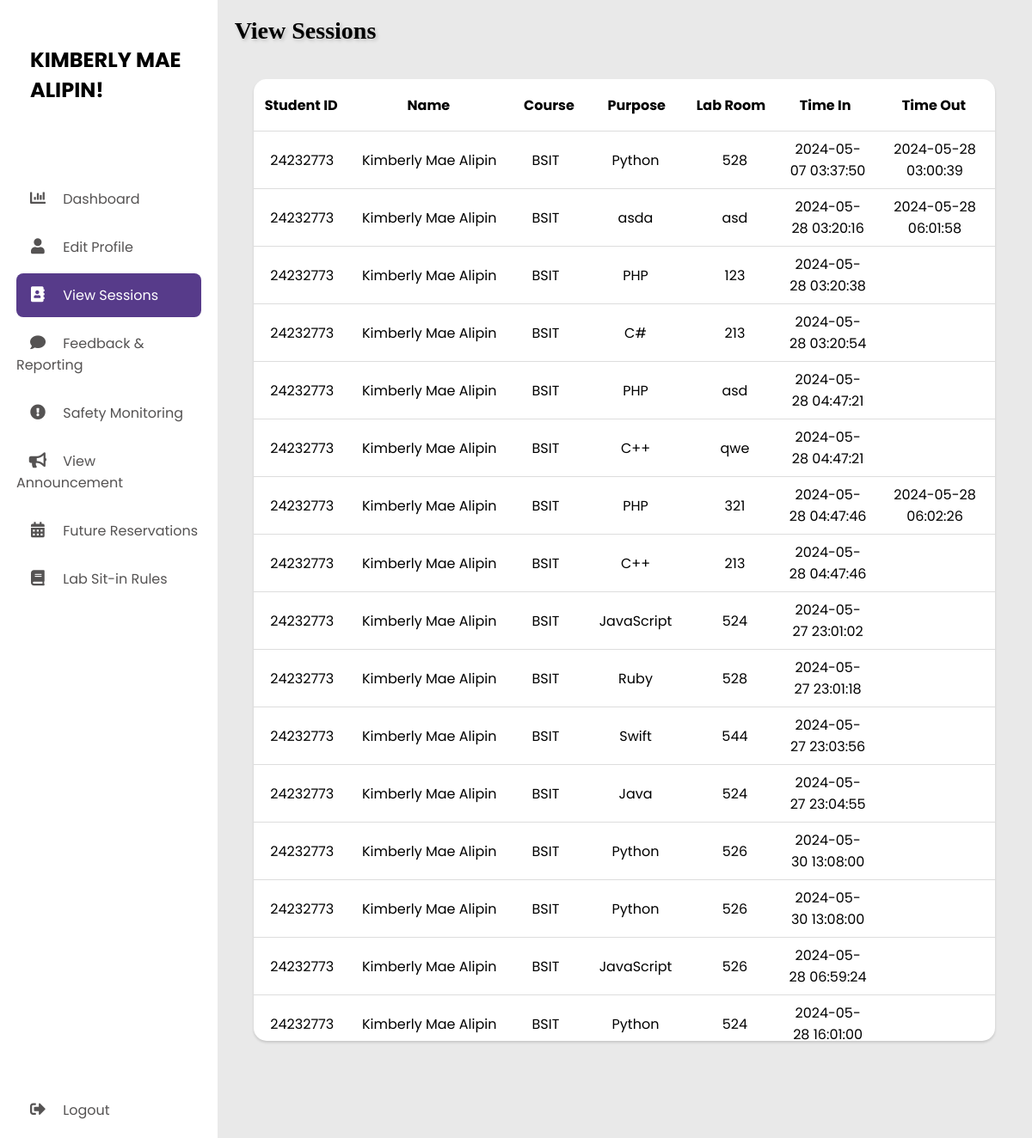
Page /s_view_sessions.php (signed in) on the committed database.
### tables this page shows
CREATE TABLE `records` (
  `r_id` int(11) NOT NULL,
  `s_idno` int(11) NOT NULL,
  `r_purpose` varchar(50) NOT NULL,
  `r_labroom` varchar(3) NOT NULL,
  `time_in` datetime NOT NULL DEFAULT current_timestamp(),
  `time_out` datetime DEFAULT NULL
);

CREATE TABLE `student` (
  `s_id` int(11) NOT NULL,
  `s_idno` int(8) NOT NULL,
  `s_name` varchar(25) DEFAULT NULL,
  `s_course` varchar(250) DEFAULT NULL,
  `s_email` varchar(250) DEFAULT NULL,
  `s_age` int(11) DEFAULT NULL,
  `s_address` varchar(255) DEFAULT NULL,
  `s_gender` varchar(50) DEFAULT NULL,
  `s_pass` varchar(15) DEFAULT NULL,
  `session` int(11) NOT NULL DEFAULT 30
);

### s_view_sessions.php (the view, shortened to what this page needs)
<?php
include("database.php");
if(isset($_SESSION['user_id'])) {
    $user_idno = $_SESSION['user_idno'];
    $user_name = $_SESSION['user_name'];
} else {
    header("Location: index.php");
    exit;
}
?>
<!DOCTYPE html>
<html lang="en">
<head>
  <link rel="stylesheet" href="style/style.css"/>
  <link rel="stylesheet" href="https://cdnjs.cloudflare.com/ajax/libs/font-awesome/5.15.4/css/all.min.css" />
  <link rel="stylesheet" href="https://cdnjs.cloudflare.com/ajax/libs/font-awesome/5.15.4/css/all.min.css" />
</head>
<body onload="showContent('dashboard')">
    <div class="container">
        <nav>
            <div class="navbar">
                <div class="logo">
                    <h1><?php echo $user_name ?? 'undefined'; ?>!</h1>
                </div>
                <ul class="nav-class">
                    <li class="inactive-tab">
                        <a href="s_dashboard.php">
                            <i class="fas fa-chart-bar"></i>
                            <span class="nav-item">Dashboard</span>
                        </a>
                    </li>
                    <li class="inactive-tab">
                        <a href="s_edit_profile.php">
                            <i class="fas fa-user "></i>
                            <span class="nav-item">Edit Profile</span>
                        </a>
                    </li>
                    <li class="current-tab">
                        <a href="s_view_sessions.php" >
                            <i class="fas fa-address-book"></i>
                            <span class="nav-item">View Sessions</span>
                        </a>
                    </li>
                    <li class="inactive-tab">
                        <a href="s_feedback.php">
                        <i class="fas fa-comment"></i>
                            <span class="nav-item">Feedback & Reporting</span>
                        </a>
                    </li>
                    <li class="inactive-tab">
                        <a href="s_monitoring.php">
                            <i class="fas fa-exclamation-circle"></i>
                            <span class="nav-item">Safety Monitoring</span>
                        </a>
                    </li>
                    <li class="inactive-tab">
                        <a href="s_announcements.php">
                            <i class="fas fa-bullhorn"></i>
                            <span class="nav-item">View Announcement</span>
                        </a>
                    </li>
                    <li class="inactive-tab">
                        <a href="s_reserve.php">
                            <i class="fas fa-calendar-alt"></i>
                            <span class="nav-item">Future Reservations</span>
                        </a>
                    </li>
                    <li class="inactive-tab">
                        <a href="s_lab_rules.php">
                            <i class="fas fa-book"></i>
                            <span class="nav-item">Lab Sit-in Rules</span>
                        </a>
                    </li>
                    <li>
                        <a href="index.php" class="logout">
                            <i class="fas fa-sign-out-alt"></i>
                            <span class="nav-item">Logout</span>
                        </a>
                    </li>
                </ul>
            </div>
        </nav>
        <section class="main">
            <div class="main-body">
                <h3 style="font-size: 28px; font-weight: bold; text-align: left;">View Sessions</h3>
                <div id="view-sessions" class="content-section">
                    <div class="profile-edit">
                    <?php
                        $sql = "SELECT records.*, student.s_name, student.s_course, student.session
                                FROM records
                                JOIN student ON records.s_idno = student.s_idno
                                WHERE records.s_idno = '$user_idno'";
                        $result = $conn->query($sql);
                        if ($result->num_rows > 0) {
                            echo '<table class="records-header">';
                            echo '<tr><th>Student ID</th><th>Name</th><th>Course</th><th>Purpose</th><th>Lab Room</th><th>Time In</th><th>Time Out</th></tr>';
                            echo '</table>';
                            echo '<div class="records-tbody">';
                            echo '<table class="records-table">';
                            while ($row = $result->fetch_assoc()) {
                                    echo '<tr>';
                                    echo '<td>' . $row["s_idno"] . '</td>';
                                    echo '<td>' . $row["s_name"] . '</td>';
                                    echo '<td>' . $row["s_course"] . '</td>';
                                    echo '<td>' . $row["r_purpose"] . '</td>';
                                    echo '<td>' . $row["r_labroom"] . '</td>';
                                    echo '<td>' . $row["time_in"] . '</td>';
                                    echo '<td>' . $row["time_out"] . '</td>';
                                    echo '</tr>';
                            }
                            echo '</table>';
                            echo '</div>';
                        } else {
                            echo "No records found.";
                        }
                    ?>
                    </div>
                </div>
            </div>
        </section>
    </div>
</body>
</html>

### style/style.css (style rules this page uses)
* { margin: 0; padding: 0; outline: none; border: none; text-decoration: none; list-style: none; box-sizing: border-box; font-family: "Poppins", sans-serif; }
body { background: rgb(233, 233, 233); }
.container { display: flex; width: 100%; margin: auto; }
nav { position: sticky; top: 0; left: 0; bottom: 0; width: 320px; height: 100vh; background: #fff; }
.navbar { width: 85%; margin: 0 auto; }
.logo { margin: 2rem 0 1rem 0; padding-bottom: 3rem; display: flex; align-items: center; }
.logo h1 { margin-left: 1rem; text-transform: uppercase; }
ul { margin: 0 auto; }
li { padding-bottom: 2rem; }
li a { font-size: 16px; color: rgb(85, 83, 83); }
nav i { width: 50px; font-size: 18px; text-align: center; }
.logout { position: absolute; bottom: 20px; }
.main { width: 100%; }
.main-body { padding: 20px 20px 20px 20px; }
h1 { margin: 20px 10px; }
a { text-decoration: none; color: #333; font-weight: normal; transition: font-weight 0.1s ease; display: inline-block; }
.db-div0 h1, h2, h3 { font-family: Cambria, Cochin, Georgia, Times, 'Times New Roman', serif; color:#000; margin: auto; text-shadow: 2px 2px 4px rgba(0, 0, 0, 0.2); }
.profile-edit { display: flex; flex-direction: column; align-items: center; width: 95%; background-color: #ffffff; height: auto; margin: 0 auto; margin-top: 15px; margin-bottom: 15px; border-radius: 15px; box-shadow: 0 2px 3px rgba(0, 0, 0, 0.15); }
.records-header, .records-table { width: 100%; border-collapse: collapse; }
.records-header th, .records-table td { padding: 8px; text-align: center; }
.records-header th { height: 60px; }
.records-table td { border-top: 1px solid #ddd; height: 60px; }
.records-header th:nth-child(1), .records-table td:nth-child(1) { width: 10%; }
.records-header th:nth-child(2), .records-table td:nth-child(2) { width: 17%; }
.records-header th:nth-child(3), .records-table td:nth-child(3) { width: 8%; }
.records-header th:nth-child(4), .records-table td:nth-child(4) { width: 10%; }
.records-header th:nth-child(5), .records-table td:nth-child(5) { width: 10%; }
.records-header th:nth-child(6), .records-table td:nth-child(6) { width: 10%; }
.records-header th:nth-child(7), .records-table td:nth-child(7) { width: 13%; }
.nav-class li { padding: 13px 0; margin-bottom: 5px; border-radius: 8px; }
.current-tab { background-color: #573b8a; display: flex; margin: 0 auto; }
.current-tab i, .current-tab span { color: #fff; }
.inactive-tab { transition: background-color 0.3s; }
.records-tbody { height: 80vh; overflow-y: auto; width: 100%; }
.content-section { margin-top: 40px; }

### rows in the picture
records: s_idno "24232773", student.s_name "Kimberly Mae Alipin", student.s_course "BSIT", r_purpose "Python", r_labroom "528", time_in "2024-05-07 03:37:50", time_out "2024-05-28 03:00:39"
records: s_idno "24232773", student.s_name "Kimberly Mae Alipin", student.s_course "BSIT", r_purpose "asda", r_labroom "asd", time_in "2024-05-28 03:20:16", time_out "2024-05-28 06:01:58"
records: s_idno "24232773", student.s_name "Kimberly Mae Alipin", student.s_course "BSIT", r_purpose "PHP", r_labroom "123", time_in "2024-05-28 03:20:38"
records: s_idno "24232773", student.s_name "Kimberly Mae Alipin", student.s_course "BSIT", r_purpose "C#", r_labroom "213", time_in "2024-05-28 03:20:54"
records: s_idno "24232773", student.s_name "Kimberly Mae Alipin", student.s_course "BSIT", r_purpose "PHP", r_labroom "asd", time_in "2024-05-28 04:47:21"
records: s_idno "24232773", student.s_name "Kimberly Mae Alipin", student.s_course "BSIT", r_purpose "C++", r_labroom "qwe", time_in "2024-05-28 04:47:21"
records: s_idno "24232773", student.s_name "Kimberly Mae Alipin", student.s_course "BSIT", r_purpose "PHP", r_labroom "321", time_in "2024-05-28 04:47:46", time_out "2024-05-28 06:02:26"
records: s_idno "24232773", student.s_name "Kimberly Mae Alipin", student.s_course "BSIT", r_purpose "C++", r_labroom "213", time_in "2024-05-28 04:47:46"
records: s_idno "24232773", student.s_name "Kimberly Mae Alipin", student.s_course "BSIT", r_purpose "JavaScript", r_labroom "524", time_in "2024-05-27 23:01:02"
records: s_idno "24232773", student.s_name "Kimberly Mae Alipin", student.s_course "BSIT", r_purpose "Ruby", r_labroom "528", time_in "2024-05-27 23:01:18"
records: s_idno "24232773", student.s_name "Kimberly Mae Alipin", student.s_course "BSIT", r_purpose "Swift", r_labroom "544", time_in "2024-05-27 23:03:56"
records: s_idno "24232773", student.s_name "Kimberly Mae Alipin", student.s_course "BSIT", r_purpose "Java", r_labroom "524", time_in "2024-05-27 23:04:55"
records: s_idno "24232773", student.s_name "Kimberly Mae Alipin", student.s_course "BSIT", r_purpose "Python", r_labroom "526", time_in "2024-05-30 13:08:00"
records: s_idno "24232773", student.s_name "Kimberly Mae Alipin", student.s_course "BSIT", r_purpose "Python", r_labroom "526", time_in "2024-05-30 13:08:00"
records: s_idno "24232773", student.s_name "Kimberly Mae Alipin", student.s_course "BSIT", r_purpose "JavaScript", r_labroom "526", time_in "2024-05-28 06:59:24"
records: s_idno "24232773", student.s_name "Kimberly Mae Alipin", student.s_course "BSIT", r_purpose "Python", r_labroom "524", time_in "2024-05-28 16:01:00"

### other values in the picture
$user_name "KIMBERLY MAE ALIPIN"
